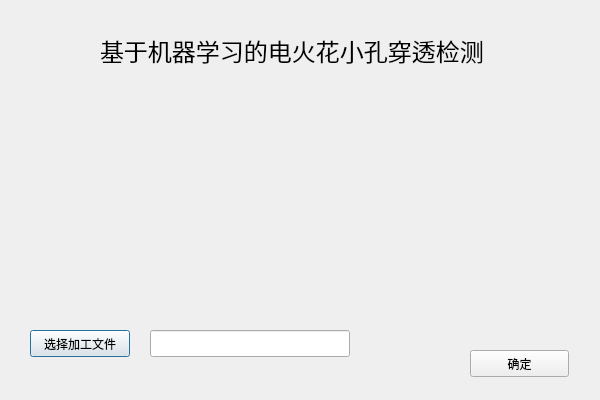
<?xml version="1.0" encoding="UTF-8"?>
<ui version="4.0">
 <class>Dialog</class>
 <widget class="QDialog" name="Dialog">
  <property name="windowModality">
   <enum>Qt::ApplicationModal</enum>
  </property>
  <property name="geometry">
   <rect>
    <x>0</x>
    <y>0</y>
    <width>600</width>
    <height>400</height>
   </rect>
  </property>
  <property name="windowTitle">
   <string>Dialog</string>
  </property>
  <widget class="QPushButton" name="selectFile">
   <property name="geometry">
    <rect>
     <x>30</x>
     <y>330</y>
     <width>100</width>
     <height>27</height>
    </rect>
   </property>
   <property name="text">
    <string>选择加工文件</string>
   </property>
  </widget>
  <widget class="QLineEdit" name="lineEdit">
   <property name="geometry">
    <rect>
     <x>150</x>
     <y>330</y>
     <width>200</width>
     <height>27</height>
    </rect>
   </property>
  </widget>
  <widget class="QPushButton" name="OkBtn">
   <property name="geometry">
    <rect>
     <x>470</x>
     <y>350</y>
     <width>99</width>
     <height>27</height>
    </rect>
   </property>
   <property name="text">
    <string>确定</string>
   </property>
  </widget>
  <widget class="QLabel" name="label">
   <property name="geometry">
    <rect>
     <x>100</x>
     <y>30</y>
     <width>421</width>
     <height>41</height>
    </rect>
   </property>
   <property name="font">
    <font>
     <family>Noto Sans Mono CJK KR</family>
     <pointsize>18</pointsize>
    </font>
   </property>
   <property name="text">
    <string>基于机器学习的电火花小孔穿透检测</string>
   </property>
  </widget>
 </widget>
 <resources/>
 <connections/>
</ui>
